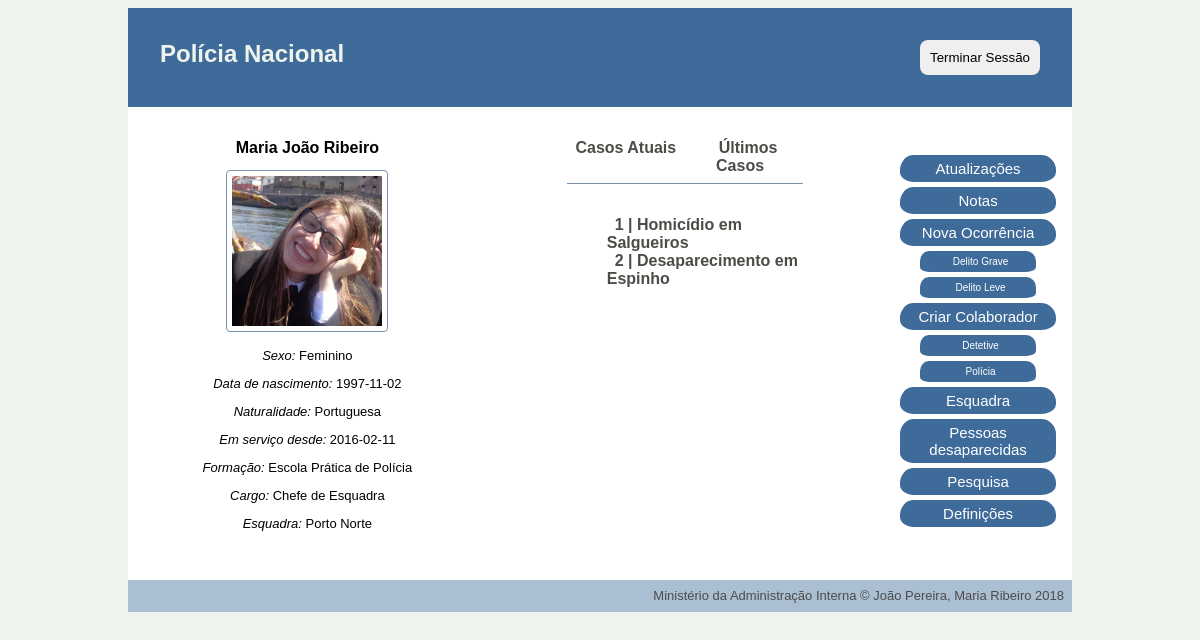
The page /pages/main.php (signed in) on the database as committed earlier.
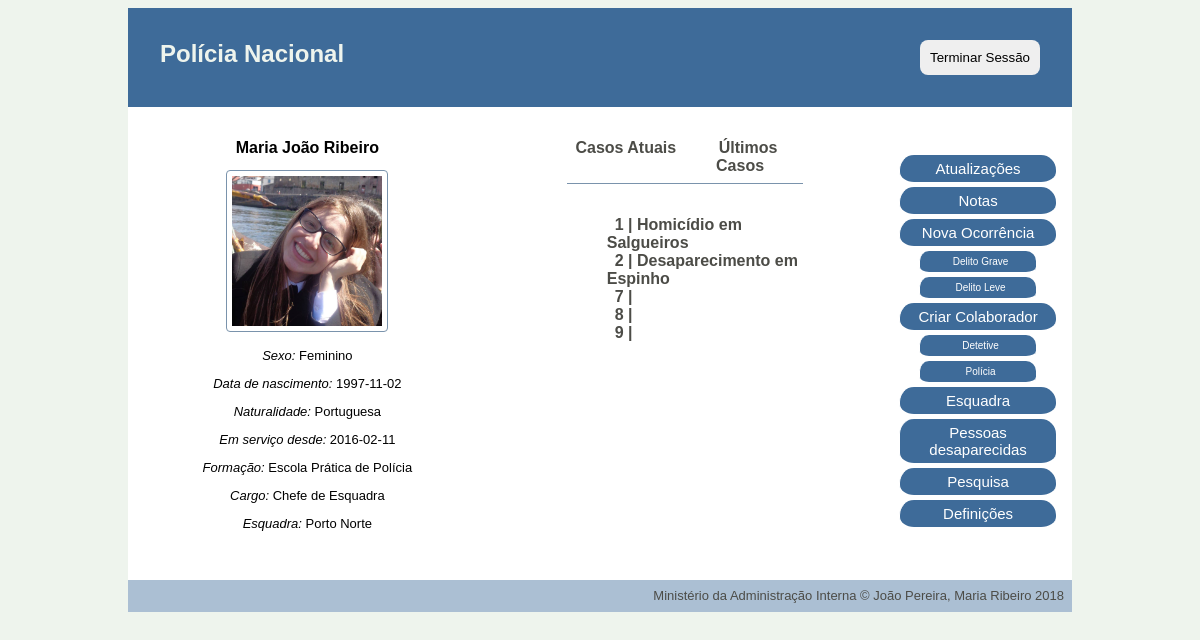
The same page on the database as committed later.
### tables this page shows
CREATE TABLE personnel (
    username VARCHAR PRIMARY KEY,
    password VARCHAR NOT NULL,
    email VARCHAR(320) NOT NULL, -- 64 characters for local part + @ + 255 for domain name
    fullname VARCHAR(128) NOT NULL,
    gender VARCHAR NOT NULL,
    birthdate date NOT NULL,
    naturality VARCHAR NOT NULL,
    start_service date NOT NULL,
    school VARCHAR REFERENCES schools NOT NULL,
    position VARCHAR REFERENCES positions NOT NULL,
    station INTEGER REFERENCES stations,
    profile_pic VARCHAR
);

CREATE TABLE stations (
    id INTEGER PRIMARY KEY,
    name VARCHAR NOT NULL,
    city VARCHAR NOT NULL,
    adress VARCHAR NOT NULL,
    chief VARCHAR REFERENCES personnel
);

CREATE TABLE occurrences (
    id INTEGER PRIMARY KEY,
    type integer REFERENCES occ_type NOT NULL,
    title VARCHAR NOT NULL,
    chief_detective VARCHAR REFERENCES personnel,
    state VARCHAR REFERENCES states NOT NULL ,
    oppening_date date NOT NULL,
    location VARCHAR NOT NULL,
    description VARCHAR NOT NULL,
    station VARCHAR REFERENCES stations NOT NULL
);

### database/connection.php (called while the page is built, shortened)
<?php $db = new PDO('sqlite:../database/database.db');
function getUserByUsername($username) {
  global $db;
  $query = $db->prepare('SELECT * FROM personnel WHERE username = ?');
  $query->execute(array($username));
  return $query->fetch();
}
function GetOccurrencesByStation($station) {
  global $db;
  $query = $db->prepare('SELECT * FROM occurrences WHERE station=? ');
  $query->execute(array($station));
  return $query->fetchAll();
}
function GetStationByID($id){
  global $db;
  $query = $db->prepare('SELECT * FROM stations WHERE id = ?');
  $query->execute([$id]);
  return $query->fetch();
}

### pages/main.php (the view, shortened to what this page needs)
 <?php
include_once('../database/connection.php');
$username = $_SESSION['username'];
?>
<!DOCTYPE html>
<html>
<head>
    <link href="../css/style.css" rel="stylesheet">
    <link href="../css/layout.css" rel="stylesheet">
</head>
<div class="container">
<?php include_once('../common/header_aside.php'); ?>
<body>
    <div id="personnel_info">
        <h1><?php echo $user['fullname']?></h1>
        <p> <?php if (isset($user['profile_pic'])) { ?>
            <img src="../profile_pic/<?=$username?>.jpg">
        <?php }else{?>
            <img src="../profile_pic/default/avatar.jpg">
        <?php }?></p>
        <p> <i> Sexo: </i> <?php echo $user['gender'] ?></p>
        <p> <i> Data de nascimento: </i> <?php echo $user['birthdate'] ?>  </p>
        <p> <i> Naturalidade:  </i><?php echo $user['naturality'] ?> </p>
        <p> <i> Em serviço desde: </i> <?php echo $user['start_service'] ?> </p>
        <p> <i> Formação: </i> <?php echo $user['school'] ?> </p>
        <p> <i> Cargo:  </i><?php echo $user['position'] ?> </p>
        <?php if ($user['position']!="Diretor Nacional"){?>
            <p> <i> Esquadra: </i> <?php echo $station['name'] ?></a></p>
        <?php } ?>
        </div>
    <?php if ($user['position']=='Diretor Nacional'){
        $occurrences=GetAllOccurrences();
    }elseif ($user['position']=='Chefe de Esquadra'){
        $occurrences=GetOccurrencesByStation($station['id']);
    }elseif ($user['position']=='Detetive'){
        $occurrences=GetOccurrencesByUsernameAndMinorOccurrences($username,$station['id']);
    }elseif ($user['position']=='Polícia'){
        $occurrences=GetOccurrencesByUsername($username);
    }
    if (!empty($occurrences)) { ?>
       <div id="work">
            <ul id="tab">
                <li><a href="main.php">Casos Atuais</a></li>
                <li><a href="main.php?work=past">Últimos Casos</a></li>
            </ul>
        <?php if (isset($work)) { ?>
            <div id="past_work">
                <ul>
                    <?php foreach($occurrences as $occurrence) { ?>
                        <?php if ($occurrence['state']=='Fechado' or $occurrence['state']=='Arquivado') { ?>
                            <?php echo "<li><a href='single_occurrence.php?id=" . $occurrence['id'] . "'>" . $occurrence['id'] . " | " . $occurrence['title'] . "</a></li>" ; ?>                             <? } ?>
                        <? } ?>
                </ul>
            </div>
        <?php } else { ?>
            <div id="current_work">
                <ul>
                    <?php foreach($occurrences as $occurrence) { ?>
                        <?php if ($occurrence['state']=='Aberto') {?>
                            <?php echo "<li><a href='single_occurrence.php?id=" . $occurrence['id'] . "'>" . $occurrence['id'] . " | " . $occurrence['title'] . "</a></li>" ; ?>
                        <? } ?>
                    <? } ?>
                </ul>
            </div>
        <? } ?>
        </div>
    <? } ?>
</body>
<?php include_once('../common/footer.php'); ?>
</div>
</html>

### common/header_aside.php (shortened to what this page needs)
<?php
include_once('../database/connection.php');
$user = getUserByUsername($username);
if (!isset($station)){
    $station=GetStationByID($user['station']);
}
?>
<!DOCTYPE html>
<html lang="en-US">
    <header class="header">
        <div class='title'> <a href="main.php"><h2>Polícia Nacional</h2></a></div>
        <div class='log_out'> <button type="log_out" onclick="location.href='../actions/action_log_out.php'">Terminar Sessão</button> </div>
    </header>
    <aside class="right_bar">
        <ul>
            <li><a href="updates.php">Atualizações</a></li>
            <li><a href="notes.php">Notas</a></li>
            <?php if ($user['position']!="Diretor Nacional"){?>
                <li> Nova Ocorrência </li>
                <ul>
                    <?php if ($user['position']!="Polícia"){?>
                        <li id="sub_list"><a href="new_occurrence.php?relevance=2"> Delito Grave </a></li>
                    <?php } ?>
                        <li id="sub_list"><a href="new_occurrence.php?relevance=1"> Delito Leve </a></li>
                </ul>
            <?php }?>
            <?php if ($user['position']=="Diretor Nacional" || $user['position']=="Chefe de Esquadra" ){?>
                <li>Criar Colaborador </li>
                    <ul>
                            <li id="sub_list"><a href="create_personnel.php?position=Detetive"> Detetive </a></li>
                            <li id="sub_list"><a href="create_personnel.php?position=Polícia"> Polícia </a></li>
                    </ul>
            <?php } ?>
            <?php if ($user['position']!="Diretor Nacional"){?>
                <li><a href="station.php?station=<?=$station['id']?>">Esquadra</a></li>
            <?php } ?>
            <?php if ($user['position']=="Chefe de Esquadra"){?>
                <li><a href="missing_people.php">Pessoas desaparecidas</a></li>
            <?php } ?>
            <li><a href="search.php">Pesquisa</a></li>
            <li> <a href="main.php?definitions=1"> Definições </a> </li>
        </ul>
    </aside>
</html>

### common/footer.php
<footer class=footer>
        <p> Ministério da Administração Interna &copy; João Pereira, Maria Ribeiro 2018</p>
</footer>

### css/style.css (style rules this page uses)
html { background-color:#EEF4ED; margin:auto; width: 80%; font-family: Arial, Helvetica, sans-serif; }
img { border: 1px solid #7A93AC; border-radius: 4px; padding: 5px; width: 150px; }
header { background-color: rgb(62, 107, 153); padding: 2em; margin-bottom: 2em; }
header a { color: #EEF4ED; text-decoration: none; }
.title a h2 { padding:0; margin:0; }
.log_out { text-align:right; }
.log_out button { padding:10px; display: inline-block; border-radius: 8px; border: none; }
footer { background-color:rgb(171, 191, 211); padding: 0.5em; height: 1em; margin-top:2em; position: relative; }
footer p { margin: 0; text-align: right; font-size: small; font-family: Helvetica; color: #4C4C47; }
.right_bar { margin:1em; }
.right_bar ul { margin:0; padding: 0; }
li { list-style-type: none; }
.right_bar li { background-color: rgb(62, 107, 153); text-align: center; font-size: 15px; padding: 5px 0; border-bottom: 5px solid white; border-radius: 1em; border-left: 1px solid white; }
#sub_list { margin-left: 2em; margin-right:2em; }
.right_bar { color: white; }
.right_bar a { color: white; }
#sub_list { text-indent: 5px; font-size:10px; }
a { color: black; text-decoration: none; }
#personnel_info { text-align:center; }
#work { padding-left:3em; padding-right:3em; }
h1 { margin:0; font-size: medium; }
p { font-size: small; }
#tab { margin: 0; padding-top: 0; padding-bottom: 0.5em; padding-left: 0; margin-right: 2em; margin-left: 2em; border-bottom-style: solid; border-width: 0.5px; border-color:#7A93AC; text-align: center; }
#work li a { text-decoration: none; color: #4C4C47; font-weight: bold; padding-bottom: 0.5em; padding-left: 0.5em; padding-right: 0.5em; }
#current_work { margin:2em; }

### css/layout.css (style rules this page uses)
.header { grid-area: header; }
.right_bar { grid-area: right_bar; }
.footer { grid-area: footer; }
.container { display: grid; background-color:white; grid-template-columns: 38% 42% 20% ; grid-template-areas: 'header header header' 'body body right_bar' 'footer footer footer'; }
.title { grid-area: title; }
.log_out { grid-area: log_out; }
.header { display: grid; grid-template-areas: 'title log_out'; }
#tab { display: flex; flex-direction: row; }
#tab li { display: block; flex: 1; }

Rows that differ between the two databases and show on the page:
added occurrences: id "7"
added occurrences: id "8"
added occurrences: id "9"
